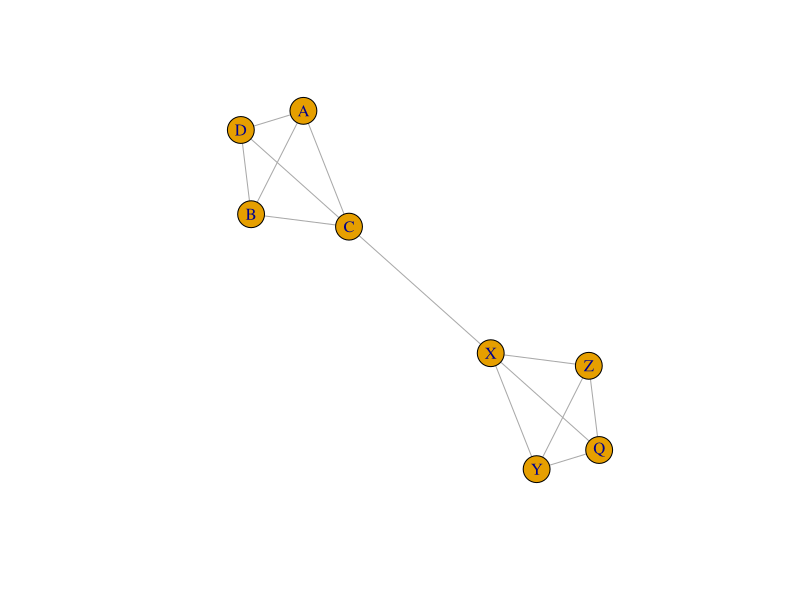
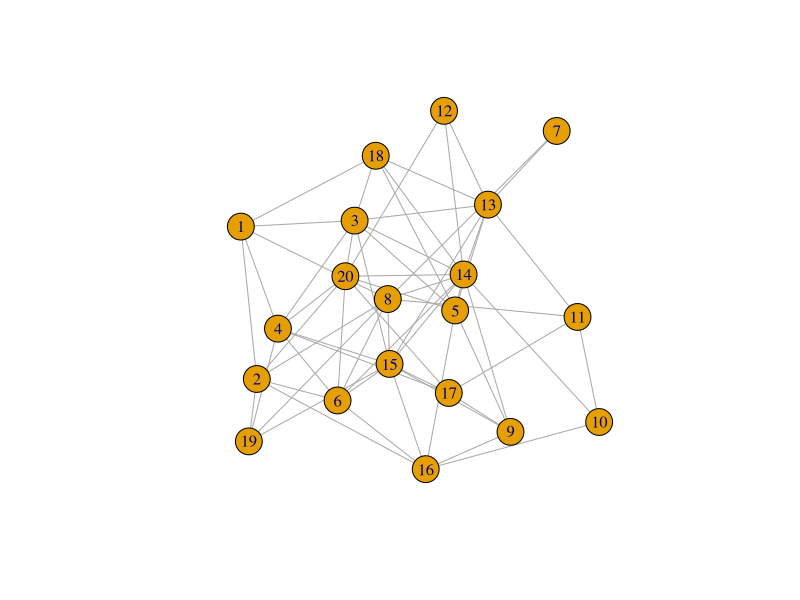
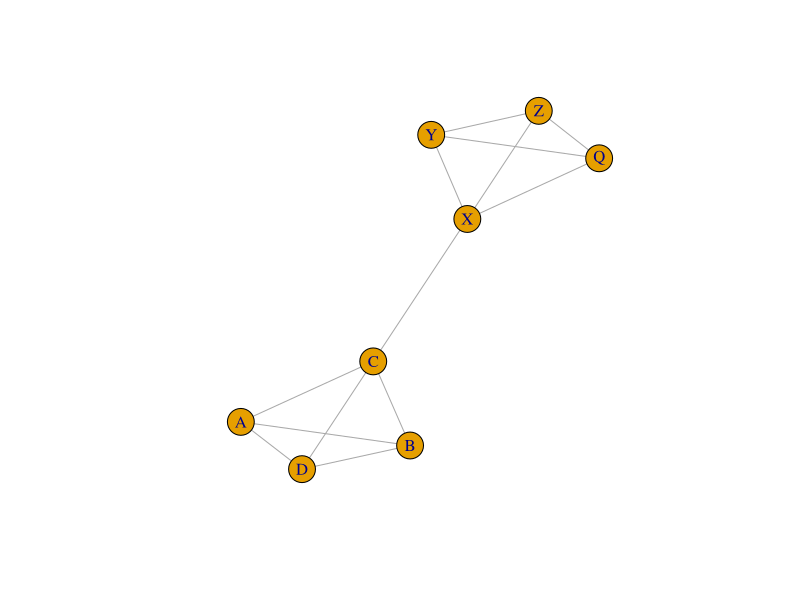
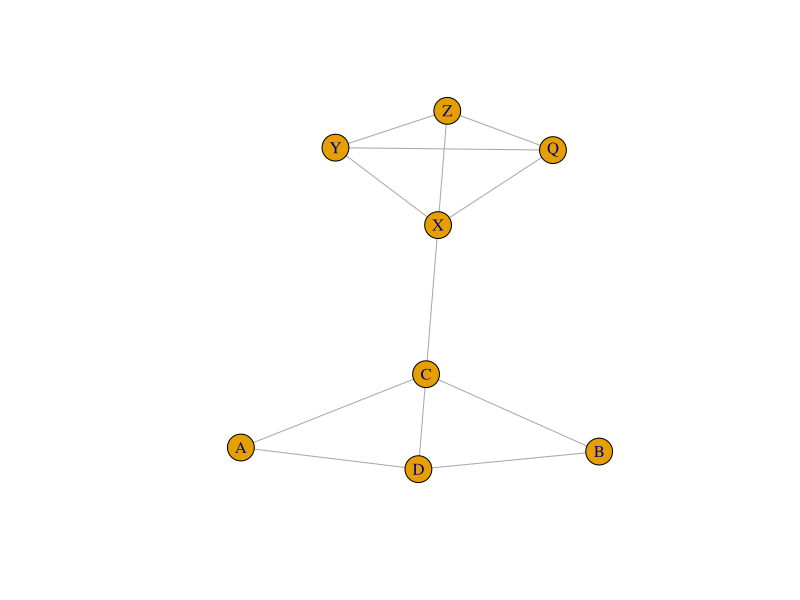
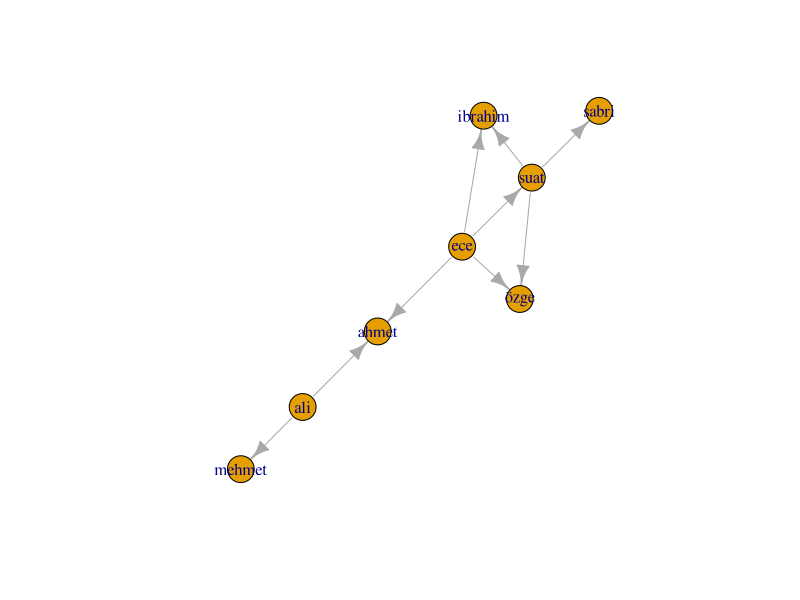
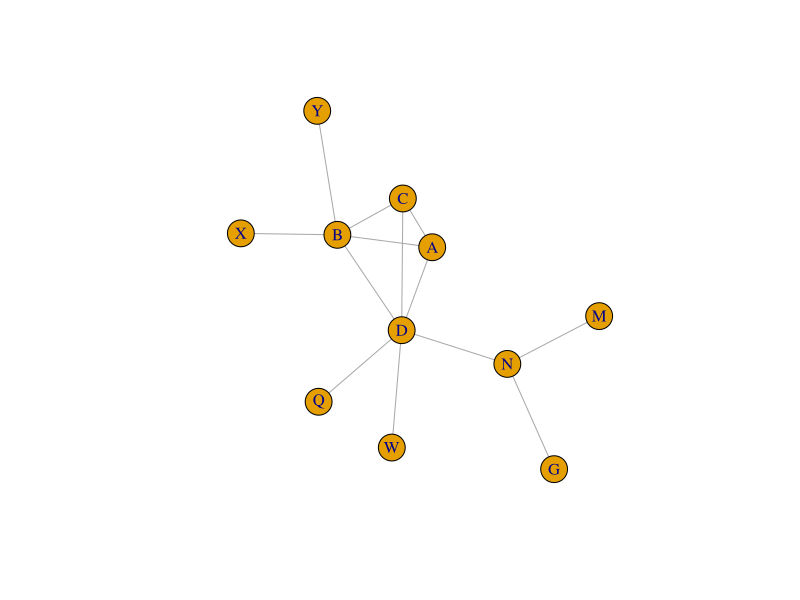
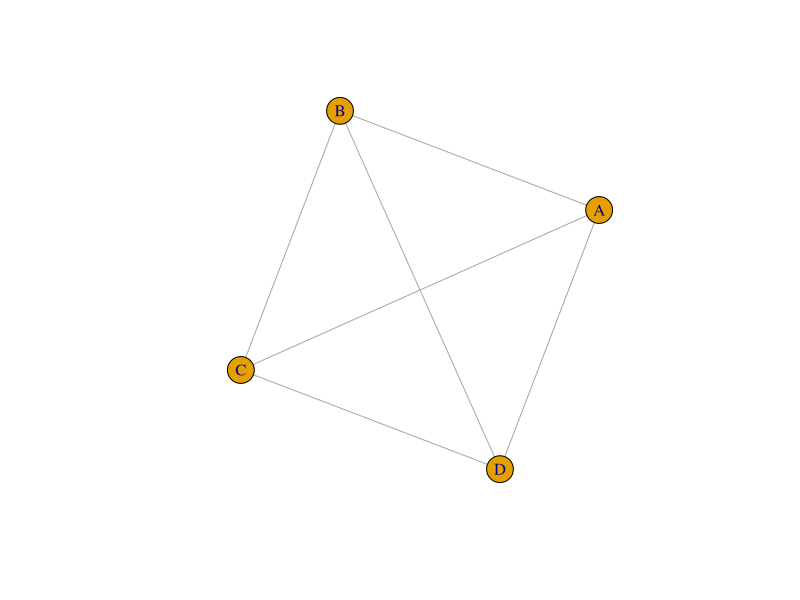
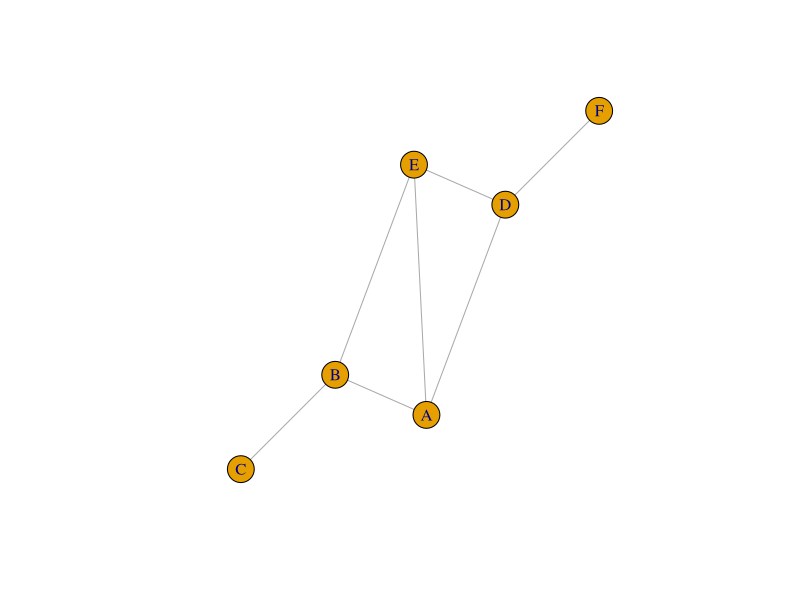

These figures' R source, in order:
## ---- chunk 1
knitr::opts_chunk$set(echo = FALSE)
## ---- chunk 2

library(igraph)
g <- graph_from_literal(A--B,B--C,A--C,C--D,B--D,A--D,
                        C--X,X--Y,Y--Z,X--Z,Z--Q,X--Q,Y--Q)
plot(g)
## ---- chunk 3
library(igraph)
rand <- random.graph.game(20,1/3)
plot(rand)
## ---- chunk 4
library(igraph)
g <- graph_from_literal(A--B,B--C,A--C,C--D,B--D,A--D,
                        C--X,X--Y,Y--Z,X--Z,Z--Q,X--Q,Y--Q)
plot(g)
## ---- chunk 5
library(igraph)
g <- graph_from_literal(B--C,A--C,C--D,B--D,A--D,
                        C--X,X--Y,Y--Z,X--Z,Z--Q,X--Q,Y--Q)
plot(g)
## ---- chunk 6
df2 <- read.csv("../data/02.csv")
g2 <- graph_from_data_frame(df2)
plot(g2)
## ---- chunk 7
cliques(g2,min = 3)
## ---- chunk 8
library(igraph)
kgraf <- graph_from_literal(A--B,B--C,C--D,A--D,B--D,A--D,C--A,
                            B--X,B--Y,D--Q,D--W,
                            M--N, N--G,
                            N-D)
plot(kgraf,layout=layout.kamada.kawai(kgraf))
## ---- chunk 9
library(igraph)
kgraf2 <- graph_from_literal(A-B,B-C,C-D,A-D,B-D,A-D,C-A)
plot(kgraf2,layout=layout.kamada.kawai(kgraf2))
## ---- chunk 10
library(igraph)
golem <- graph_from_literal(A---B,B---C,A---D,A---E,B--E,E---D,D---F)
plot(golem)
## ---- chunk 11
coreness(golem)
## ---- chunk 12
golem <- set_vertex_attr(golem,"core",
                         index= V(golem),
                         coreness(golem))
## ---- chunk 13
V(golem)$core
## ---- chunk 14
V(golem)$color = ifelse(V(golem)$core ==1,
                        "red",
                        "green")
V(golem)$color
## ---- chunk 15
plot(golem)
## ---- chunk 16
df2 <- read.csv("../data/02.csv")
g2 <- graph_from_data_frame(df2)
plot(g2)
## ---- chunk 17
g2 <- set_vertex_attr(g2,"core",
                      index= V(g2),
                      coreness(g2))
V(g2)$color = ifelse(V(g2)$core ==1,"red","green")
plot(g2)
## ---- chunk 18
bignet <- random.graph.game(n = 100,
                            p.or.m = 1/20,
                            directed = F)
plot(bignet,vertex.label.cex=0.9,vertex.size=2)
## ---- chunk 19
coreness(bignet)
## ---- chunk 20
bignet <- set_vertex_attr(bignet,"core",
                          index= V(bignet),
                          coreness(bignet))
V(bignet)$color = V(bignet)$core
plot(bignet,vertex.label.cex=0.9,
     layout=layout.kamada.kawai(bignet))
## ---- chunk 21
moda <- read.csv("../data/modular-a.csv")
moda
## ---- chunk 22
gmoda <- graph_from_data_frame(moda,directed = FALSE)
grepl("ov","raskov")
V(gmoda)$origin = ifelse(grepl("ov",
                               V(gmoda)$name),"russian","turkish")
V(gmoda)$color = ifelse(grepl("ov",
                              V(gmoda)$name),"blue","red")
V(gmoda)$origin_id = ifelse(grepl("ov",
                                  V(gmoda)$name),1,2)
V(gmoda)$origin
## ---- chunk 23
plot(gmoda,
     vertex.color=V(gmoda)$color,
     vertex.size=10,
     vertex.label.color="black",
     vertex.label.cex=1.1,
     layout= layout.fruchterman.reingold(gmoda))

## ---- chunk 24
modularity(gmoda,V(gmoda)$origin_id,)
## ---- chunk 25
modb <- read.csv("../data/modular-b.csv")
modb
## ---- chunk 26
gmodb <- graph_from_data_frame(modb,directed = FALSE)
V(gmodb)$origin = ifelse(grepl("ov",
                               V(gmodb)$name),
                         "russian","turkish")
V(gmodb)$color = ifelse(grepl("ov",
                              V(gmodb)$name),
                        "blue","red")
V(gmodb)$origin_id = ifelse(grepl("ov",
                                  V(gmodb)$name),
                            1,2)
V(gmodb)$origin

## ---- chunk 27
plot(gmodb,
     vertex.color=V(gmodb)$color,
     vertex.size=10,
     vertex.label.color="black",
     vertex.label.cex=1.1,
     layout= layout.fruchterman.reingold(gmodb))

## ---- chunk 28
modularity(gmodb,V(gmodb)$origin_id)
